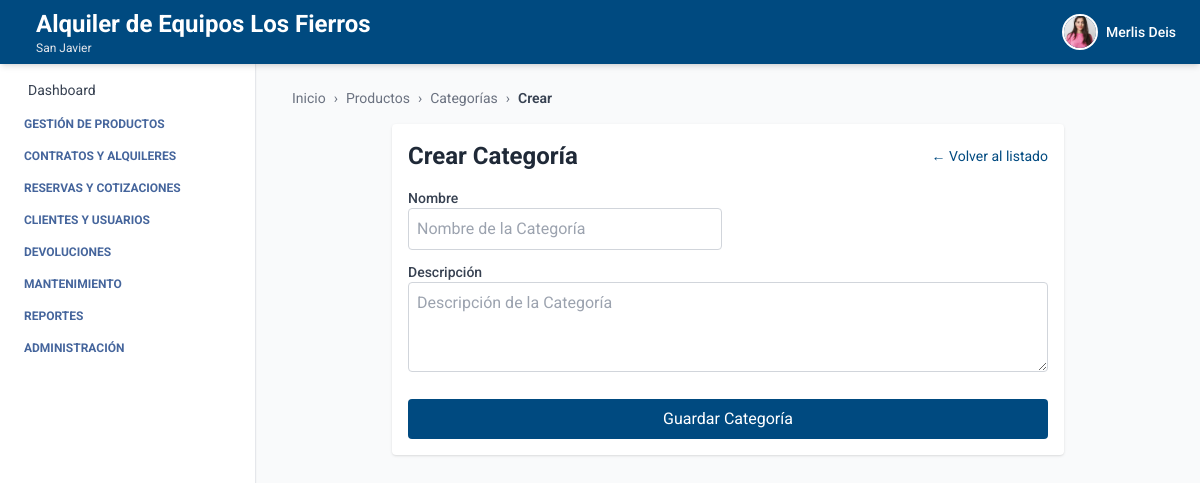
Page /productos/categorias/crear/ (signed in) on the committed database.
### autenticacion/models.py (models this page shows, shortened)
class Usuario(AbstractUser):
    telefono = models.CharField(max_length=20, blank=True, null=True)
    empresa = models.ForeignKey(Empresa, on_delete=models.SET_NULL, null=True, blank=True)
    sucursal = models.ForeignKey(Sucursal, on_delete=models.SET_NULL, null=True, blank=True)
    ESTADOS = [
        ("activo", "Activo"),
        ("inactivo", "Inactivo"),
    ]
    estado = models.CharField(max_length=10, choices=ESTADOS, default="activo")
    foto_perfil = models.ImageField(upload_to='usuarios/img/', blank=True, null=True)
    groups = models.ManyToManyField(
        Group,
        related_name='usuarios',  # Evita conflicto con 'user_set'
        blank=True,
        help_text='The groups this user belongs to.',
        verbose_name='groups'
    )
    user_permissions = models.ManyToManyField(
        Permission,
        related_name='usuarios',  # Evita conflicto con 'user_set'
        blank=True,
        help_text='Specific permissions for this user.',
        verbose_name='user permissions'
    )

### empresa/models.py (models this page shows, shortened)
class Empresa(models.Model):
    ESTADOS = [
        ("activo", "Activo"),
        ("inactivo", "Inactivo"),
    ]
    nombre = models.CharField(max_length=100)
    nit = models.CharField(max_length=50, unique=True)
    ciudad = models.CharField(max_length=100, blank=True, null=True)
    direccion = models.CharField(max_length=255, blank=True, null=True)
    departamento = models.CharField(max_length=100, blank=True, null=True)
    telefono = models.CharField(max_length=20, blank=True, null=True)
    estado = models.CharField(max_length=20, choices=ESTADOS, default="activo")
    logo = models.ImageField(upload_to='empresas/img/', blank=True, null=True)

class Sucursal(models.Model):
    ESTADOS = [
        ("activo", "Activo"),
        ("inactivo", "Inactivo"),
    ]
    empresa = models.ForeignKey(Empresa, related_name='sucursales', on_delete=models.CASCADE)
    nombre = models.CharField(max_length=100)
    ciudad = models.CharField(max_length=100)
    direccion = models.CharField(max_length=255)
    departamento = models.CharField(max_length=100, blank=True, null=True)
    telefono = models.CharField(max_length=20, blank=True, null=True)
    estado = models.CharField(max_length=20, choices=ESTADOS, default="activo")

### producto/views_category.py (the view, shortened to what this page needs)
# urls.py: path('categorias/crear/', CategoriaCreateView.as_view(), name='crear_categoria'),
class CategoriaCreateView(LoginRequiredMixin, BreadcrumbMixin, CreateView):
    model = Categoria
    form_class = CategoriaForm
    template_name = 'categoria_crear.html'
    success_url = reverse_lazy('categoria_list')
    breadcrumb_items = [
        ("Productos", reverse_lazy("producto_list")),
        ("Categorías", reverse_lazy("categoria_list")),
        ("Crear", None)
    ]
    def get_context_data(self, **kwargs):
        context = super().get_context_data(**kwargs)
        context.update({
            'titulo': 'Crear Categoría',
            'boton_texto': 'Guardar Categoría'
        })
        return context

### producto/forms/forms_category.py
class CategoriaForm(forms.ModelForm):
    class Meta:
        model = Categoria
        fields = ['nombre', 'descripcion', 'empresa']
        exclude = ['empresa']
        widgets = {
            'nombre': forms.TextInput(attrs={
                'class': 'w-full p-2 border border-gray-300 rounded focus:outline-none focus:ring-2 focus:ring-[var(--primary-color)]',
                'placeholder': 'Nombre de la Categoría'
            }),
            'descripcion': forms.Textarea(attrs={
                'class': 'w-full p-2 border border-gray-300 rounded focus:outline-none focus:ring-2 focus:ring-[var(--primary-color)]',
                'placeholder': 'Descripción de la Categoría',
                'rows': 3,
            }),
        }

### core/views.py (called while the page is built)
    def get_context_data(self, **kwargs):
        context = super().get_context_data(**kwargs)
        context["home"] = self.home_url
        context["breadcrumb_items"] = self.breadcrumb_items
        return context

### producto/templates/categoria_crear.html (shortened to what this page needs)
{% extends 'index.html' %}
{% block breadcrumb %}
  {% include 'breadcrumb.html' with home='/' breadcrumbs=breadcrumb_items %}
{% endblock %}
{% block content %}
  <div class="max-w-2xl mx-auto mt-4 bg-white p-4 rounded shadow">
    <div class="flex justify-between items-center mb-4">
      <h2 class="text-2xl font-bold text-gray-800">{{ titulo }}</h2>
      <a href="{% url 'categoria_list' %}" class="text-sm text-[var(--primary-color)] hover:underline">← Volver al listado</a>
    </div>
    <form method="post" class="grid grid-cols-2 gap-3">
      <div>
        <label class="block text-sm font-medium text-gray-700">Nombre</label>
        {{ form.nombre }}
      </div>
      <div class="col-span-2">
        <label class="block text-sm font-medium text-gray-700">Descripción</label>
        {{ form.descripcion }}
      </div>
      <div class="col-span-2">
        <button type="submit" class="mt-2 w-full bg-[var(--primary-color)] text-white py-2 rounded hover:bg-blue-700 transition">
          {{ boton_texto }}
        </button>
      </div>
    </form>
  </div>
{% endblock %}

### core/templates/header.html (shortened to what this page needs)
<header class="bg-[var(--primary-color)] shadow-md w-full h-16 flex items-center px-6 justify-between fixed top-0 left-0 z-10">
  <h1 class="text-white flex items-center gap-3 leading-tight">
    <div class="leading-tight">
  {% if request.user.is_authenticated %}
    {% if request.user.empresa %}
      <span class="text-xl sm:text-2xl font-bold block">
        {{ request.user.empresa.nombre }}
      </span>
    {% endif %}
    {% if request.user.sucursal %}
      <span class="text-xs text-gray-200 block">
        {{ request.user.sucursal.nombre }}
      </span>
    {% endif %}
  {% else %}
    <span class="text-xl text-gray-200 block">Gestión inteligente de Equipos</span>
  {% endif %}
</div>
  </h1>
  {% if request.user.is_authenticated %}
  <div x-data="{ open: false }" class="relative flex items-center space-x-3 cursor-pointer" @click.away="open = false">
    <button @click="open = !open" class="flex items-center space-x-2 focus:outline-none">
      {% if request.user.foto_perfil %}
        <img src="{{ request.user.foto_perfil.url }}" alt="Perfil" class="w-9 h-9 rounded-full object-cover border-2 border-white" />
      {% else %}
        <div class="w-9 h-9 rounded-full bg-white text-[var(--primary-color)] flex items-center justify-center font-bold text-sm">
          {{ request.user.first_name|first }}{{ request.user.last_name|first }}
        </div>
      {% endif %}
      <span class="text-white hidden sm:block text-sm font-medium">{{ request.user.first_name }}</span>
    </button>
  </div>
  {% endif %}
</header>

### core/templates/index.html (style rules this page uses)
:root { --primary-color: #004a80; --text-aside-color: rgb(69, 101, 156); }
body { font-family: 'Roboto', sans-serif; }

### rows in the picture
Usuario: user.empresa.nombre "Alquiler de Equipos Los Fierros", user.sucursal.nombre "San Javier", user.foto_perfil (picture), user.first_name "Merlis Deis"

### other values in the picture
{{ label }} "Productos" "Categorías"
{{ label }} "Crear"
{{ titulo }} "Crear Categoría"
{{ boton_texto }} "Guardar Categoría"
